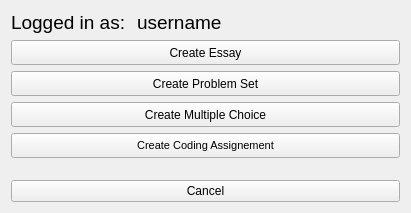
<?xml version="1.0" encoding="UTF-8"?>
<ui version="4.0">
 <class>FormCreateActivity</class>
 <widget class="QWidget" name="FormCreateActivity">
  <property name="geometry">
   <rect>
    <x>0</x>
    <y>0</y>
    <width>411</width>
    <height>213</height>
   </rect>
  </property>
  <property name="minimumSize">
   <size>
    <width>411</width>
    <height>197</height>
   </size>
  </property>
  <property name="windowTitle">
   <string>Create Activity</string>
  </property>
  <layout class="QGridLayout" name="gridLayout">
   <item row="5" column="0">
    <widget class="QPushButton" name="pushButton_cancel">
     <property name="text">
      <string>Cancel</string>
     </property>
    </widget>
   </item>
   <item row="3" column="0">
    <layout class="QGridLayout" name="gridLayout_4">
     <item row="0" column="1">
      <widget class="QLabel" name="label_username">
       <property name="font">
        <font>
         <pointsize>14</pointsize>
        </font>
       </property>
       <property name="text">
        <string>username</string>
       </property>
      </widget>
     </item>
     <item row="0" column="0">
      <widget class="QLabel" name="label">
       <property name="font">
        <font>
         <pointsize>14</pointsize>
        </font>
       </property>
       <property name="text">
        <string>Logged in as: </string>
       </property>
      </widget>
     </item>
     <item row="0" column="2">
      <spacer name="horizontalSpacer">
       <property name="orientation">
        <enum>Qt::Horizontal</enum>
       </property>
       <property name="sizeHint" stdset="0">
        <size>
         <width>40</width>
         <height>20</height>
        </size>
       </property>
      </spacer>
     </item>
     <item row="1" column="0" colspan="4">
      <widget class="QPushButton" name="pushButton_createEssay">
       <property name="minimumSize">
        <size>
         <width>0</width>
         <height>25</height>
        </size>
       </property>
       <property name="text">
        <string>Create Essay</string>
       </property>
      </widget>
     </item>
     <item row="2" column="0" colspan="4">
      <widget class="QPushButton" name="pushButton_createProblemSet">
       <property name="minimumSize">
        <size>
         <width>0</width>
         <height>25</height>
        </size>
       </property>
       <property name="text">
        <string>Create Problem Set</string>
       </property>
      </widget>
     </item>
     <item row="3" column="0" colspan="4">
      <widget class="QPushButton" name="pushButton_createMultipleChoice">
       <property name="minimumSize">
        <size>
         <width>0</width>
         <height>25</height>
        </size>
       </property>
       <property name="text">
        <string>Create Multiple Choice</string>
       </property>
      </widget>
     </item>
     <item row="4" column="0" colspan="4">
      <widget class="QPushButton" name="pushButton_createCodinAssignment">
       <property name="minimumSize">
        <size>
         <width>0</width>
         <height>25</height>
        </size>
       </property>
       <property name="font">
        <font>
         <pointsize>8</pointsize>
        </font>
       </property>
       <property name="text">
        <string>Create Coding Assignement</string>
       </property>
      </widget>
     </item>
    </layout>
   </item>
   <item row="4" column="0">
    <spacer name="verticalSpacer">
     <property name="orientation">
      <enum>Qt::Vertical</enum>
     </property>
     <property name="sizeHint" stdset="0">
      <size>
       <width>20</width>
       <height>40</height>
      </size>
     </property>
    </spacer>
   </item>
  </layout>
 </widget>
 <resources/>
 <connections/>
</ui>
